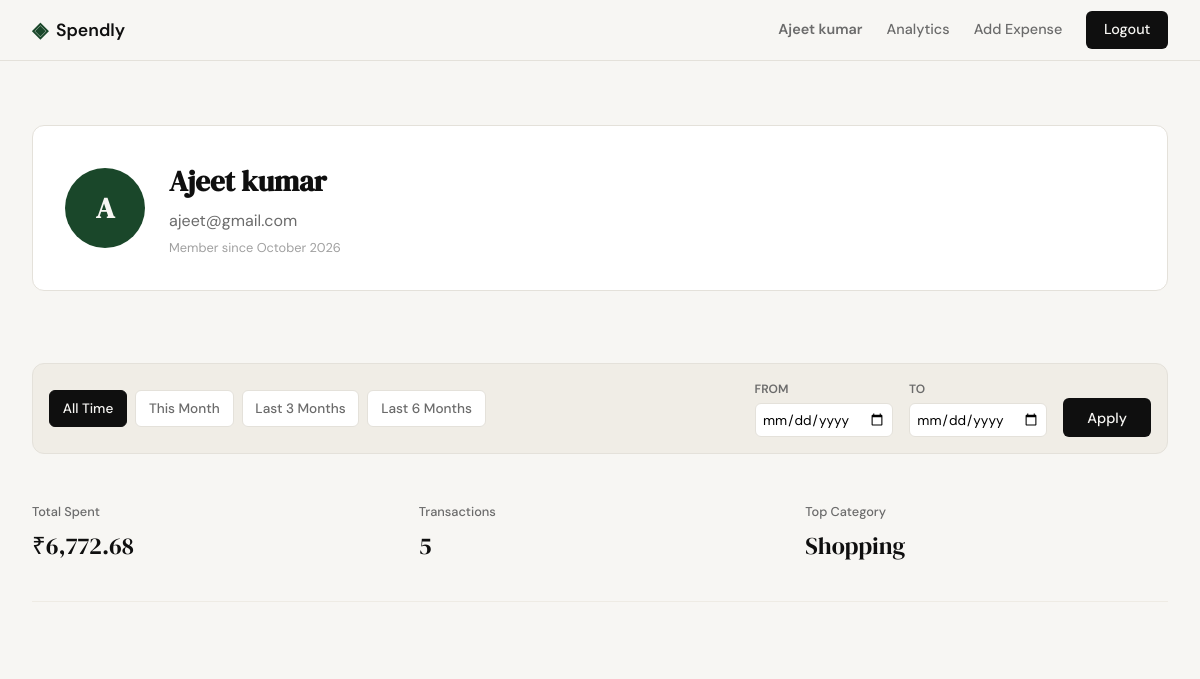
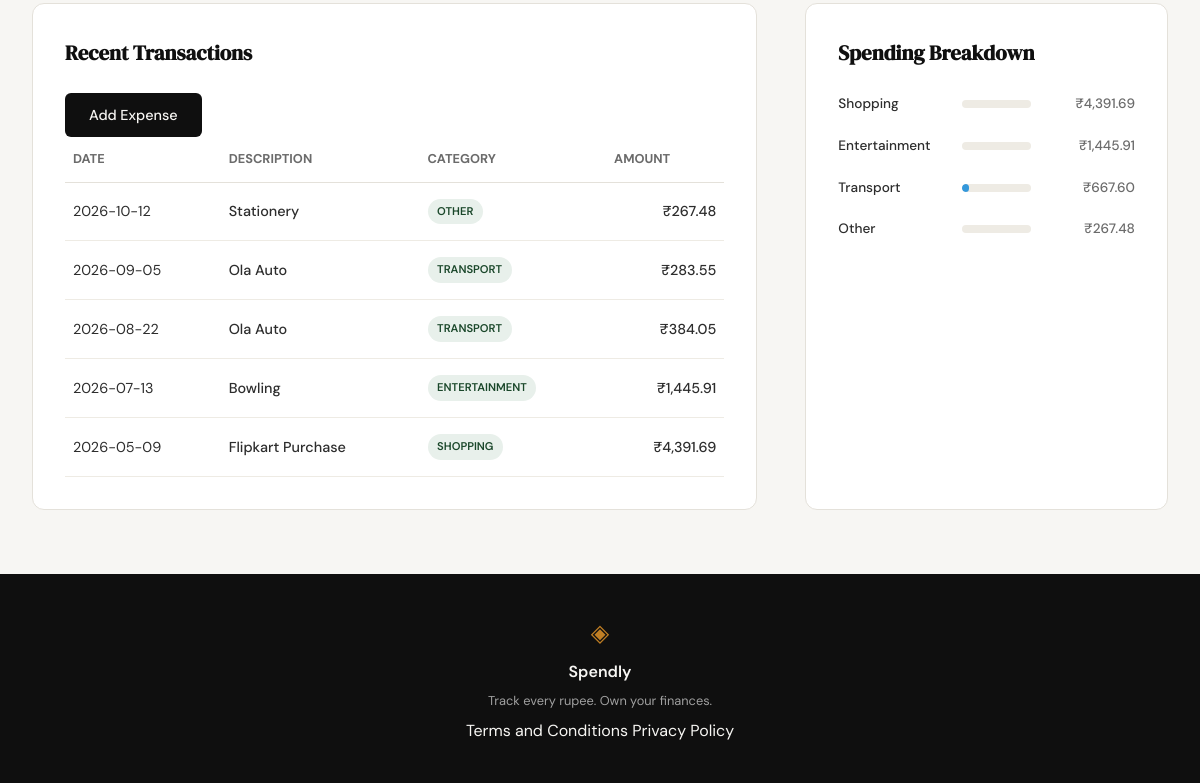
The page /profile (signed in) on the database as committed earlier (2 pictures, top to bottom).
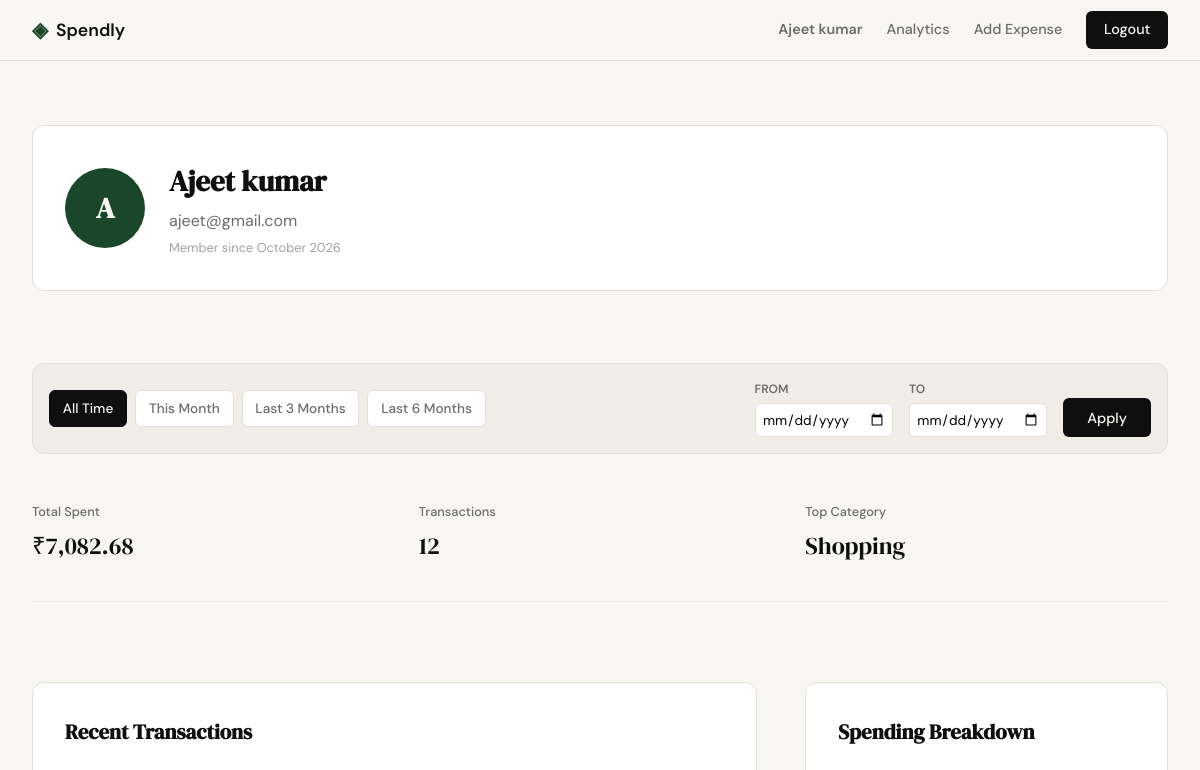
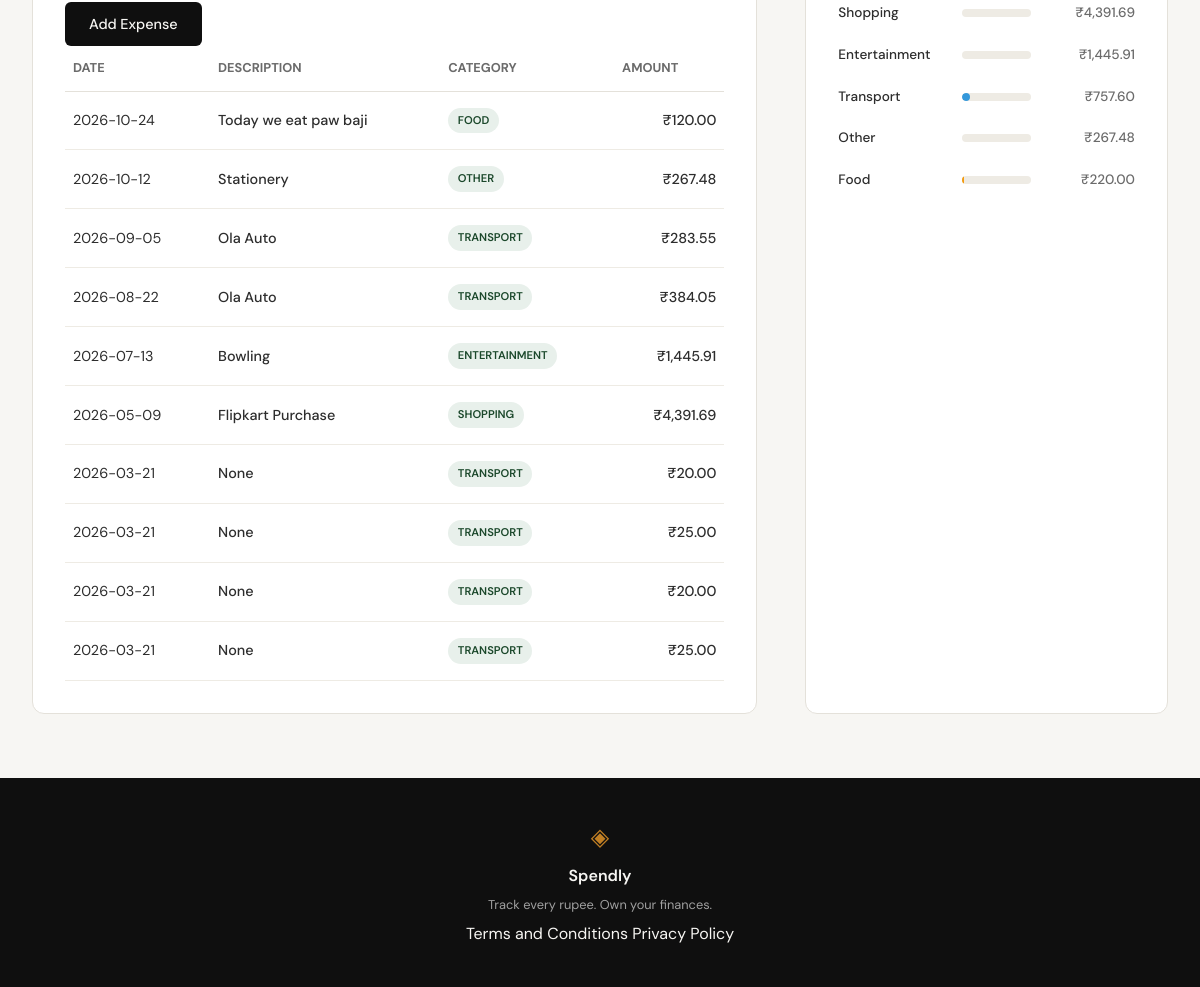
The same page on the database as committed later (2 pictures, top to bottom).
### tables this page shows
CREATE TABLE users (
                id INTEGER PRIMARY KEY AUTOINCREMENT,
                name TEXT NOT NULL,
                email TEXT UNIQUE NOT NULL,
                password_hash TEXT NOT NULL,
                created_at TEXT DEFAULT CURRENT_TIMESTAMP
            );

CREATE TABLE expenses (
                id INTEGER PRIMARY KEY AUTOINCREMENT,
                user_id INTEGER NOT NULL,
                amount REAL NOT NULL,
                category TEXT NOT NULL,
                date TEXT NOT NULL,
                description TEXT,
                created_at TEXT DEFAULT CURRENT_TIMESTAMP,
                FOREIGN KEY (user_id) REFERENCES users (id)
            );

### app.py (the view)
@app.route("/profile")
def profile():
    if not session.get("user_id"):
        return redirect(url_for("login"))
    user_id = session["user_id"]
    user_data = queries.get_user_by_id(user_id)
    if not user_data:
        session.clear()
        flash("User account not found.", "error")
        return redirect(url_for("login"))
    date_from = request.args.get("date_from")
    date_to = request.args.get("date_to")
    error_msg, validated_from, validated_to, presets = get_date_filters(date_from, date_to)
    if error_msg:
        flash(error_msg, "error")
    summary_stats = queries.get_summary_stats(user_id, validated_from, validated_to)
    summary_stats["total_spent"] = f"₹{summary_stats['total_spent']:,.2f}"
    recent_transactions = queries.get_recent_transactions(user_id, date_from=validated_from, date_to=validated_to)
    transactions = [
        {**t, "amount": f"₹{t['amount']:,.2f}"}
        for t in recent_transactions
    ]
    raw_breakdown = queries.get_category_breakdown(user_id, validated_from, validated_to)
    category_class_map = {
        "Food": "bar-food",
        "Food & Dining": "bar-food",
        "Transport": "bar-travel",
        "Entertainment": "bar-entertainment",
        "Bills": "bar-bills",
        "Other": "bar-other"
    }
    category_breakdown = []
    for item in raw_breakdown:
        category = item["category"]
        category_breakdown.append({
            "category": category,
            "amount": f"₹{item['amount']:,.2f}",
            "percentage": item["pct"],
            "class": category_class_map.get(category, "bar-other")
        })
    return render_template(
        "profile.html",
        user=user_data,
        stats=summary_stats,
        transactions=transactions,
        breakdown=category_breakdown,
        active_from=validated_from,
        active_to=validated_to,
        presets=presets
    )

### app.py (called while the page is built, shortened)
def get_date_filters(date_from, date_to):
    validated_from = None
    validated_to = None
    today = datetime.now().date()
    presets = {
        "month": {
            "from": today.replace(day=1).isoformat(),
            "to": today.isoformat()
        },
        "3m": {
            "from": (today - timedelta(days=90)).isoformat(),
            "to": today.isoformat()
        },
        "6m": {
            "from": (today - timedelta(days=180)).isoformat(),
            "to": today.isoformat()
        }
    }
    return None, validated_from, validated_to, presets

@app.context_processor
def inject_user_name():
    if session.get("user_id"):
        with get_db() as conn:
            user = conn.execute("SELECT name FROM users WHERE id = ?", (session["user_id"],)).fetchone()
            if user:
                return dict(current_user_name=user["name"])
    return dict(current_user_name=None)

@app.context_processor
def inject_today():
    return dict(today=datetime.now().date().isoformat())

### database/db.py (called while the page is built)
def get_db():
    conn = sqlite3.connect(DB_PATH)
    conn.row_factory = sqlite3.Row
    conn.execute("PRAGMA foreign_keys = ON")
    return conn

### database/queries.py (called while the page is built)
def get_user_by_id(user_id):
    with get_db() as conn:
        user = conn.execute(
            "SELECT name, email, created_at FROM users WHERE id = ?",
            (user_id,)
        ).fetchone()
        if user:
            try:
                date_obj = datetime.strptime(user["created_at"], "%Y-%m-%d %H:%M:%S")
                member_since = date_obj.strftime("%B %Y")
            except (ValueError, TypeError):
                member_since = "Unknown"
            return {
                "name": user["name"],
                "email": user["email"],
                "member_since": member_since,
                "initials": f"{user['name'][0].upper()}" if user['name'] else "?"
            }
    return None

def _apply_date_filter(query, params, date_from, date_to):
    if date_from and date_to:
        query += " AND date BETWEEN ? AND ?"
        params.extend([date_from, date_to])
    return query, params

### templates/profile.html (shortened to what this page needs)
{% extends "base.html" %}
{% block content %}
<div class="profile-container">
    <section class="auth-card profile-header">
        <div class="profile-info">
            <div class="profile-avatar">{{ user.initials }}</div>
            <div class="profile-details">
                <h2>{{ user.name }}</h2>
                <p class="text-muted">{{ user.email }}</p>
                <span class="member-since">Member since {{ user.member_since }}</span>
            </div>
        </div>
    </section>
    <section class="filter-bar">
        <div class="filter-presets">
            <a href="{{ url_for('profile') }}"
               class="filter-btn {{ 'active' if not active_from and not active_to }}"
               data-preset="all">All Time</a>
            <a href="{{ url_for('profile', date_from=presets.month.from, date_to=presets.month.to) }}"
               class="filter-btn {{ 'active' if active_from == presets.month.from and active_to == presets.month.to }}"
               data-preset="month">This Month</a>
            <a href="{{ url_for('profile', date_from=presets['3m'].from, date_to=presets['3m'].to) }}"
               class="filter-btn {{ 'active' if active_from == presets['3m'].from and active_to == presets['3m'].to }}"
               data-preset="3m">Last 3 Months</a>
            <a href="{{ url_for('profile', date_from=presets['6m'].from, date_to=presets['6m'].to) }}"
               class="filter-btn {{ 'active' if active_from == presets['6m'].from and active_to == presets['6m'].to }}"
               data-preset="6m">Last 6 Months</a>
        </div>
        <form class="filter-custom" method="GET" action="{{ url_for('profile') }}">
            <div class="input-group">
                <label for="date_from">From</label>
                <input type="date" name="date_from" id="date_from" value="{{ active_from or '' }}">
            </div>
            <div class="input-group">
                <label for="date_to">To</label>
                <input type="date" name="date_to" id="date_to" value="{{ active_to or '' }}">
            </div>
            <button type="submit" class="btn-primary">Apply</button>
        </form>
    </section>
    <section class="stat-grid">
        <div class="stat-card">
            <span class="stat-label">Total Spent</span>
            <span class="stat-value">{{ stats.total_spent }}</span>
        </div>
        <div class="stat-card">
            <span class="stat-label">Transactions</span>
            <span class="stat-value">{{ stats.transaction_count }}</span>
        </div>
        <div class="stat-card">
            <span class="stat-label">Top Category</span>
            <span class="stat-value">{{ stats.top_category }}</span>
        </div>
    </section>
    <div class="profile-grid">
        <section class="profile-section">
            <div class="section-header">
                <h3 class="section-title">Recent Transactions</h3>
                <a href="{{ url_for('add_expense') }}" class="btn btn-primary btn-sm">Add Expense</a>
            </div>
            <div class="table-wrapper">
                <table class="data-table">
                    <thead>
                        <tr>
                            <th>Date</th>
                            <th>Description</th>
                            <th>Category</th>
                            <th class="text-right">Amount</th>
                        </tr>
                    </thead>
                    <tbody>
                        {% for tx in transactions %}
                        <tr class="table-row">
                            <td>{{ tx.date }}</td>
                            <td class="font-medium">{{ tx.description }}</td>
                            <td><span class="category-badge">{{ tx.category }}</span></td>
                            <td class="text-right font-medium">{{ tx.amount }}</td>
                        </tr>
                        {% endfor %}
                    </tbody>
                </table>
            </div>
        </section>
        <section class="profile-section">
            <h3 class="section-title">Spending Breakdown</h3>
            <div class="spending-bars">
                {% for cat in breakdown %}
                <div class="bar-row">
                    <span class="bar-label">{{ cat.category }}</span>
                    <div class="bar-track">
                        <div class="bar-fill {{ cat.class }}" style="width: {{ cat.percentage }}%;"></div>
                    </div>
                    <span class="bar-amt">{{ cat.amount }}</span>
                </div>
                {% endfor %}
            </div>
        </section>
    </div>
</div>
{% endblock %}

### templates/base.html (shortened to what this page needs)
<!DOCTYPE html>
<html lang="en">
<head>
    <link rel="stylesheet" href="{{ url_for('static', filename='css/style.css') }}">
</head>
<body>
    <nav class="navbar">
        <div class="nav-inner">
            <a href="{{ url_for('landing') }}" class="nav-brand">
                <span class="brand-icon">◈</span>
                <span class="brand-name">Spendly</span>
            </a>
            <div class="nav-links">
                {% if session.get('user_id') %}
                    <a href="{{ url_for('profile') }}" class="nav-user-profile {% if request.endpoint == 'profile' %}active{% endif %}">
                        {{ current_user_name }}
                    </a>
                    <a href="{{ url_for('analytics') }}" class="nav-link {% if request.endpoint == 'analytics' %}active{% endif %}">Analytics</a>
                    <a href="{{ url_for('add_expense') }}" class="nav-link {% if request.endpoint == 'add_expense' %}active{% endif %}">Add Expense</a>
                    <a href="{{ url_for('logout') }}" class="nav-cta">Logout</a>
                {% else %}
                    <a href="{{ url_for('login') }}">Sign in</a>
                    <a href="{{ url_for('register') }}" class="nav-cta">Get started</a>
                {% endif %}
            </div>
        </div>
    </nav>
    <main class="main-content">
        {% block content %}{% endblock %}
    </main>
    <footer class="footer">
        <div class="footer-inner">
            <span class="brand-icon">◈</span>
            <span class="footer-name">Spendly</span>
            <p class="footer-copy">Track every rupee. Own your finances.</p>
            <div class="footer-links">
                <a href="{{ url_for('terms') }}">Terms and Conditions</a>
                <a href="{{ url_for('privacy') }}">Privacy Policy</a>
            </div>
        </div>
    </footer>
</body>
</html>

Rows that differ between the two databases and show on the page:
added expenses: date "2026-10-24", description "Today we eat paw baji", category "FOOD", amount "₹120.00"
added expenses: date "2026-03-21", description "None", category "TRANSPORT", amount "₹20.00"
added expenses: date "2026-03-21", description "None", category "TRANSPORT", amount "₹25.00"
added expenses: date "2026-03-21", description "None", category "TRANSPORT", amount "₹20.00"
added expenses: date "2026-03-21", description "None", category "TRANSPORT", amount "₹25.00"
Other text that changed with them:
{{ stats.total_spent }}: "₹6,772.68" → "₹7,082.68"
{{ stats.transaction_count }}: "5" → "12"
{{ cat.percentage }}: 65 → 62 (drawn)
new list line: "Transport ₹757.60"
new list line: "Food ₹220.00"
list line gone: "Transport ₹667.60"
